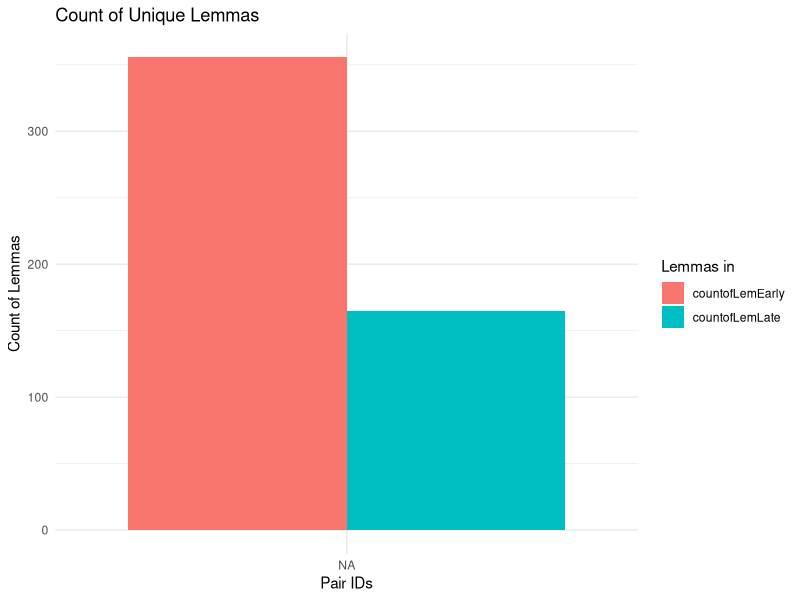
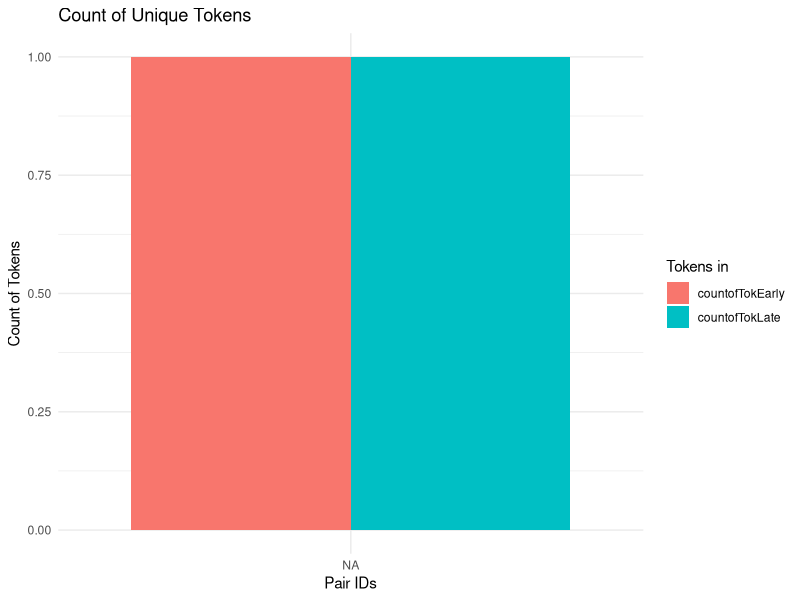

Here is the R script that generated these plots, in order:
# lemmas en tokens 
library(tidyverse)
lem <- read.csv('uniekelemmas.csv')
# names(lem)
colnames(lem) <- c("X", "pair_ids", "unique_in_earlier_lem", "unique_in_later_lem")

tok <- read.csv('unieketokens.csv')
colnames(tok) <- c("X", "pair_ids", "unique_in_earlier_tok", "unique_in_later_tok")

df <- lem %>%
  left_join(tok)%>%
  select(-X)

 # view(df)

count_tokens_between_commas <- function(text) {
  # Split the text by commas
  tokens <- unlist(strsplit(text, ","))
  # Count the number of tokens
  count <- length(tokens)
  return(count)
}

# Assuming 'lemmatized_data' is your dataframe with the 'content' column
df <- df %>%
  mutate(countofLemEarly = sapply(unique_in_earlier_lem, count_tokens_between_commas),
         countofLemLate = sapply(unique_in_later_lem, count_tokens_between_commas),
         countofTokEarly = sapply(unique_in_earlier_tok, count_tokens_between_commas),
         countofTokLate = sapply(unique_in_later_tok, count_tokens_between_commas))

# Display the updated dataframe
 # view(df)



 ## langere tabel maken voor grafiekje lemmas ####

long_data <- df %>%
  gather(key = "variable", value = "count", countofLemEarly, countofLemLate)%>%
  select(pair_ids, variable, count)

manual_order <- c("0_5", "5_10", "10_15", "15_20", "20_25", "25_30", 
                  "30_35", "35_40")  # Example order, adjust as needed

# Convert pair_ids to a factor with the specified levels
long_data$pair_ids <- factor(long_data$pair_ids, levels = manual_order)

# view(long_data)




# Plot the data voor lemmas
ggplot(long_data, aes(x = pair_ids, y = count, fill = variable)) +
  geom_col(position = "dodge") +
    labs(title = "Count of Unique Lemmas",
       x = "Pair IDs",
       y = "Count of Lemmas",
       fill = "Lemmas in") +
  theme_minimal()


#### langere tabel voor plotten tokens####

long_data2 <- df %>%
  gather(key = "variable", value = "count", countofTokEarly, countofTokLate)%>%
  select(pair_ids, variable, count)

manual_order <- c("0_5", "5_10", "10_15", "15_20", "20_25", "25_30", 
                  "30_35", "35_40")  # Example order, adjust as needed

# Convert pair_ids to a factor with the specified levels
long_data2$pair_ids <- factor(long_data$pair_ids, levels = manual_order)

# view(long_data)




# Plot the data voor lemmas
ggplot(long_data2, aes(x = pair_ids, y = count, fill = variable)) +
  geom_col(position = "dodge") +
  labs(title = "Count of Unique Tokens",
       x = "Pair IDs",
       y = "Count of Tokens",
       fill = "Tokens in") +
  theme_minimal()






